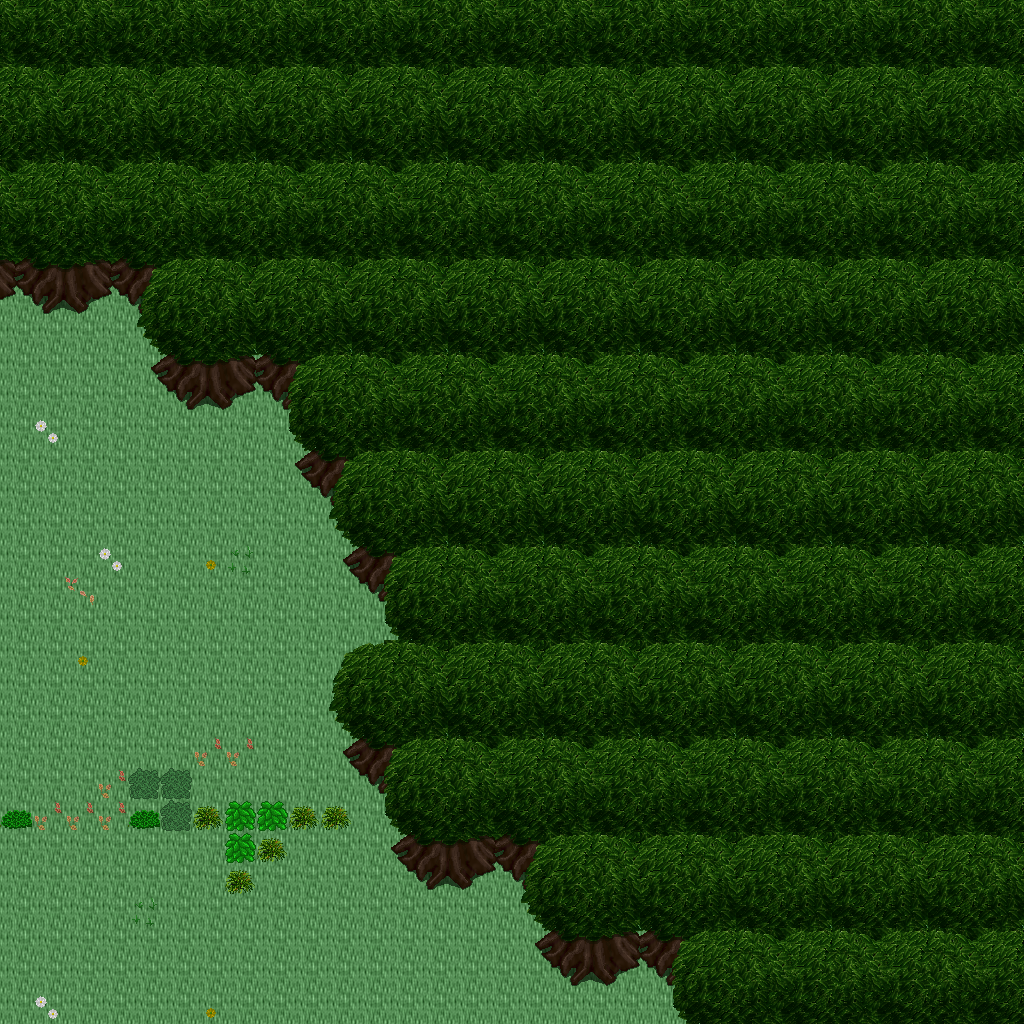

The image is a tile-based game level rendered from a .tmx file. Its description and source (layers, tilesets, objects; grid data summarised) follow:
An orthogonal 32x32 tile map with 32x32 px tiles, 5 tile layers (Ground, Objects, Objects2, Above, ...), 1 hidden layer not drawn, 29 tilesets.

<map version="1.10" tiledversion="1.11.0" orientation="orthogonal" renderorder="right-down" width="32" height="32" tilewidth="32" tileheight="32" infinite="0" nextlayerid="11" nextobjectid="1">
 <tileset firstgid="1" name="ground_ground" tilewidth="32" tileheight="32" tilecount="33" columns="3">
  <image source="../drawable/ground_ground.png" width="96" height="352" />
 </tileset>
 <tileset firstgid="34" name="plant_flower_daisy_white" tilewidth="32" tileheight="32" tilecount="8" columns="2">
  <image source="../drawable/plant_flower_daisy_white.png" width="64" height="128" />
 </tileset>
 <tileset firstgid="42" name="plant_grasses" tilewidth="32" tileheight="32" tilecount="6" columns="3">
  <image source="../drawable/plant_grasses.png" width="96" height="64" />
 </tileset>
 <tileset firstgid="48" name="plant_flower_daisy_yellow" tilewidth="32" tileheight="32" tilecount="8" columns="2">
  <image source="../drawable/plant_flower_daisy_yellow.png" width="64" height="128" />
 </tileset>
 <tileset firstgid="56" name="plant_leaves" tilewidth="32" tileheight="32" tilecount="8" columns="4">
  <image source="../drawable/plant_leaves.png" width="128" height="64" />
 </tileset>
 <tileset firstgid="64" name="building_wall_wall_brown" tilewidth="32" tileheight="32" tilecount="12" columns="3">
  <image source="../drawable/building_wall_wall_brown.png" width="96" height="128" />
 </tileset>
 <tileset firstgid="76" name="building_wall_stone" tilewidth="32" tileheight="32" tilecount="12" columns="3">
  <image source="../drawable/building_wall_stone.png" width="96" height="128" />
 </tileset>
 <tileset firstgid="88" name="plant_bush_bushes" tilewidth="32" tileheight="32" tilecount="10" columns="5">
  <image source="../drawable/plant_bush_bushes.png" width="160" height="64" />
 </tileset>
 <tileset firstgid="98" name="plant_cactus" tilewidth="32" tileheight="32" tilecount="2" columns="1">
  <image source="../drawable/plant_cactus.png" width="32" height="64" />
 </tileset>
 <tileset firstgid="100" name="plant_stump_stump_brown" tilewidth="32" tileheight="32" tilecount="4" columns="2">
  <image source="../drawable/plant_stump_stump_brown.png" width="64" height="64" />
 </tileset>
 <tileset firstgid="104" name="plant_tree_tree_darkgreen" tilewidth="32" tileheight="32" tilecount="88" columns="8">
  <image source="../drawable/plant_tree_tree_darkgreen.png" width="256" height="352" />
 </tileset>
 <tileset firstgid="192" name="building_window_window_long" tilewidth="32" tileheight="32" tilecount="3" columns="3">
  <image source="../drawable/building_window_window_long.png" width="96" height="32" />
 </tileset>
 <tileset firstgid="195" name="building_door_door_n" tilewidth="32" tileheight="32" tilecount="6" columns="3">
  <image source="../drawable/building_door_door_n.png" width="96" height="64" />
 </tileset>
 <tileset firstgid="201" name="building_roof_green" tilewidth="32" tileheight="32" tilecount="20" columns="5">
  <image source="../drawable/building_roof_green.png" width="160" height="128" />
 </tileset>
 <tileset firstgid="221" name="plant_vine" tilewidth="32" tileheight="32" tilecount="3" columns="1">
  <image source="../drawable/plant_vine.png" width="32" height="96" />
 </tileset>
 <tileset firstgid="224" name="item_corpse_skull_dark" tilewidth="32" tileheight="32" tilecount="2" columns="2">
  <image source="../drawable/item_corpse_skull_dark.png" width="64" height="32" />
 </tileset>
 <tileset firstgid="226" name="logic_creature_animal" tilewidth="32" tileheight="32" tilecount="32" columns="8">
  <image source="../drawable/logic_creature_animal.png" width="256" height="128" />
 </tileset>
 <tileset firstgid="258" name="logic_creature_elf" tilewidth="32" tileheight="32" tilecount="16" columns="8">
  <image source="../drawable/logic_creature_elf.png" width="256" height="64" />
 </tileset>
 <tileset firstgid="274" name="logic_collision" tilewidth="32" tileheight="32" tilecount="1" columns="1">
  <image source="../drawable/logic_collision.png" width="32" height="32" />
 </tileset>
 <tileset firstgid="275" name="logic_creature_human_evil" tilewidth="32" tileheight="32" tilecount="16" columns="8">
  <image source="../drawable/logic_creature_human_evil.png" width="256" height="64" />
 </tileset>
 <tileset firstgid="291" name="building_door_closed" tilewidth="32" tileheight="32" tilecount="1" columns="1">
  <image source="../drawable/building_door_closed.png" width="32" height="32" />
 </tileset>
 <tileset firstgid="292" name="logic_portal" tilewidth="32" tileheight="32" tilecount="24" columns="8">
  <image source="../drawable/logic_portal.png" width="256" height="96" />
 </tileset>
 <tileset firstgid="316" name="ground_blue_paving" tilewidth="32" tileheight="32" tilecount="2" columns="1">
  <image source="../drawable/ground_blue_paving.png" width="32" height="64" />
 </tileset>
 <tileset firstgid="318" name="ground_green_paving" tilewidth="32" tileheight="32" tilecount="18" columns="3">
  <image source="../drawable/ground_green_paving.png" width="96" height="192" />
 </tileset>
 <tileset firstgid="336" name="logic_protection" tilewidth="32" tileheight="32" tilecount="2" columns="2">
  <image source="../drawable/logic_protection.png" width="64" height="32" />
 </tileset>
 <tileset firstgid="338" name="object_rotating_crystal" tilewidth="32" tileheight="32" tilecount="48" columns="8">
  <image source="../drawable/object_rotating_crystal.png" width="256" height="192" />
 </tileset>
 <tileset firstgid="386" name="light_white_1x1" tilewidth="32" tileheight="32" tilecount="1" columns="1">
  <image source="../drawable/light_white_1x1.png" width="32" height="32" />
 </tileset>
 <tileset firstgid="387" name="light_light_5x5" tilewidth="32" tileheight="32" tilecount="25" columns="5">
  <image source="../drawable/light_light_5x5.png" width="160" height="160" />
 </tileset>
 <tileset firstgid="412" name="logic_creature_ogre" tilewidth="32" tileheight="32" tilecount="4" columns="4">
  <image source="../drawable/logic_creature_ogre.png" width="128" height="32" />
 </tileset>
 <layer id="1" name="Ground" width="32" height="32">
  <data>[1024 cells, 1024 non-empty, 1 distinct tile ids]</data>
 </layer>
 <layer id="2" name="Objects" width="32" height="32">
  <data>[1024 cells, 28 non-empty, 9 distinct tile ids]</data>
 </layer>
 <layer id="3" name="Objects2" width="32" height="32">
  <data>[1024 cells, 94 non-empty, 22 distinct tile ids]</data>
 </layer>
 <layer id="4" name="Above" width="32" height="32">
  <data>[1024 cells, 735 non-empty, 25 distinct tile ids]</data>
 </layer>
 <layer id="5" name="Above2" width="32" height="32">
  <data>[1024 cells, 0 non-empty, 0 distinct tile ids]</data>
 </layer>
 <layer id="6" name="Walkable" width="32" height="32" visible="0">
  <data>[1024 cells, 772 non-empty, 1 distinct tile ids]</data>
 </layer>
 <objectgroup id="7" name="Mapevents" />
 <objectgroup id="8" name="Spawn" />
 <objectgroup id="9" name="Keys" />
 <objectgroup id="10" name="Replace" />
</map>
